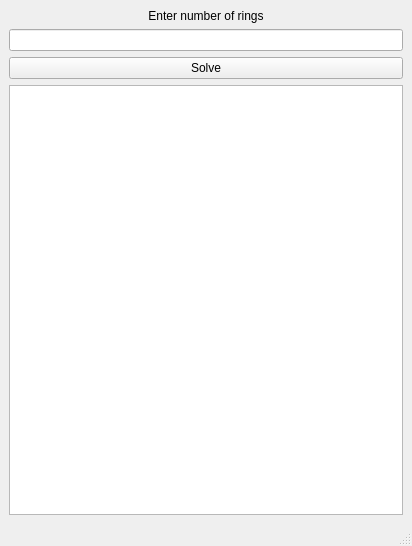
<?xml version="1.0" encoding="UTF-8"?>
<ui version="4.0">
 <class>MainWindow</class>
 <widget class="QMainWindow" name="MainWindow">
  <property name="geometry">
   <rect>
    <x>0</x>
    <y>0</y>
    <width>412</width>
    <height>546</height>
   </rect>
  </property>
  <property name="windowTitle">
   <string>MainWindow</string>
  </property>
  <widget class="QWidget" name="centralwidget">
   <layout class="QVBoxLayout" name="verticalLayout">
    <item>
     <widget class="QLabel" name="numOfRings_label">
      <property name="sizePolicy">
       <sizepolicy hsizetype="Preferred" vsizetype="Fixed">
        <horstretch>0</horstretch>
        <verstretch>0</verstretch>
       </sizepolicy>
      </property>
      <property name="text">
       <string>Enter number of rings</string>
      </property>
      <property name="alignment">
       <set>Qt::AlignCenter</set>
      </property>
     </widget>
    </item>
    <item>
     <widget class="QLineEdit" name="numOfRings_edit"/>
    </item>
    <item>
     <widget class="QPushButton" name="solve_button">
      <property name="text">
       <string>Solve</string>
      </property>
     </widget>
    </item>
    <item>
     <widget class="QListWidget" name="output_listEdit"/>
    </item>
   </layout>
  </widget>
  <widget class="QMenuBar" name="menubar">
   <property name="geometry">
    <rect>
     <x>0</x>
     <y>0</y>
     <width>412</width>
     <height>22</height>
    </rect>
   </property>
  </widget>
  <widget class="QStatusBar" name="statusbar"/>
 </widget>
 <resources/>
 <connections/>
</ui>
